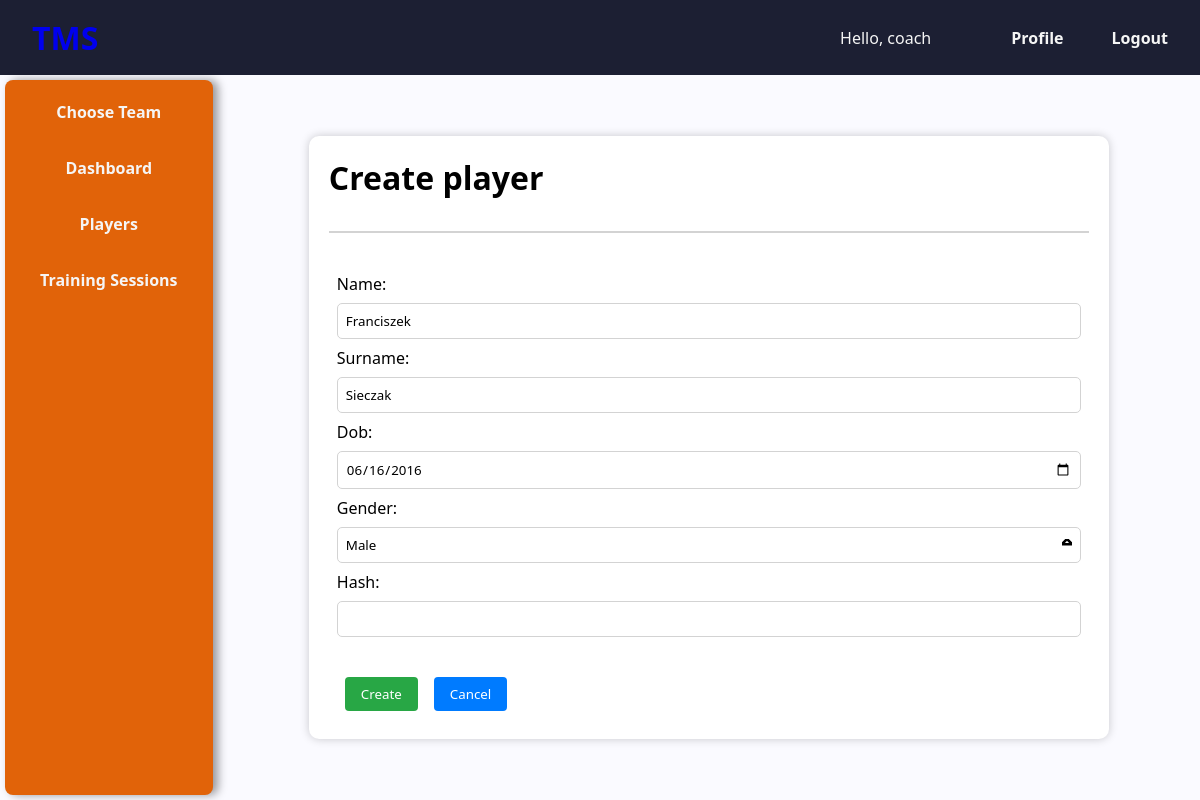
/coach/update_player/1 (signed in), run on the app's committed database.
### user/models.py (models this page shows)
class User(AbstractUser):
    class Meta:
        db_table = 'auth_user'
    COACH = 'Coach'
    PARENT = 'Parent'
    PLAYER = 'Player'
    ROLE_CHOICES = [
        (COACH, 'Coach'),
        (PARENT, 'Parent'),
        (PLAYER, 'Player'),
    ]
    role = models.CharField(
        max_length=20,
        choices=ROLE_CHOICES,
        default=PLAYER,
        null=True,
    )
    current_team = models.ForeignKey('coach.Team', on_delete=models.SET_NULL, null=True)

### coach/models.py (models this page shows, shortened)
class Player(models.Model):
    GENDER_CHOICES = (
        ('M', 'Male'),
        ('F', 'Female'),
    )
    name = models.CharField(max_length=200, null=True)
    surname = models.CharField(max_length=200, null=True)
    dob = models.DateField(null=True)
    gender = models.CharField(max_length=200, null=True, choices=GENDER_CHOICES)
    team = models.ForeignKey(Team, on_delete=models.SET_NULL, null=True)
    hash = models.CharField(max_length=200, null=True)

### coach/decorators.py (the view)
		def wrapper_func(request, *args, **kwargs):
			role = request.user.role
			if role in allowed_roles:
				return view_func(request, *args, **kwargs)
			else:
				return HttpResponse('You are not authorized to view this page')

### coach/forms.py
class PlayerForm(ModelForm):
    class Meta:
        model = Player
        fields = '__all__'
        exclude = ['team']
        widgets = {
            'dob': forms.DateInput(attrs={'type': 'date'}),
        }

### coach/views.py (called while the page is built)
@login_required(login_url='login')
@allowed_users(allowed_roles=['Coach'])
def update_player(request, player_id):
    player = Player.objects.get(id=player_id)
    if request.method == 'POST':
        form = PlayerForm(request.POST, instance=player)
        if form.is_valid():
            form.save()
            return redirect('players')
    form = PlayerForm(instance=player)
    context = {
        'form': form
    }
    return render(request, 'coach/player_form.html', context)

### coach/templates/coach/player_form.html (shortened to what this page needs)
{% extends 'coach/base.html' %}
{% block content %}
<div class="frame">
    <div class="content-card">
        <h1>Create player</h1>
        <div class="title-divider"></div>
        <form action="" method="post">
            {{form}}
            <div class="action-bar">
                <input type="submit" name="submit" class="btn-create" value="Create">
                <a href="{% url 'players' %}"><button type="button" class="btn-info">Cancel</button></a>
            </div>
        </form>
    </div>
</div>
{% endblock content %}

### coach/templates/coach/navigation.html
<nav>
    <h1><a href="{% url 'dashboard' %}">TMS</a></h1>
    <ul>
        <p>Hello, {{ user.username }}</p>
        <li><a href="{% url 'profile' %}"><button>Profile</button></a></li>
        <li><a href="{% url 'logout' %}"><button>Logout</button></a></li>
    </ul>
</nav>

### static/css/main.css (style rules this page uses)
* { margin: 0; padding: 0; font-family: 'Segoe UI', Tahoma, Geneva, Verdana, sans-serif; box-sizing: border-box; }
body { background-color: var(--accent-color-2); display: flex; flex-direction: column; height: 100vh; }
.frame { width: 100%; height: 100%; padding: 1rem; display: flex; justify-content: center; align-items: center; }
.content-card { background-color: white; border-radius: 10px; box-shadow: 0 0 10px rgba(0, 0, 0, 0.2); padding: 20px; width: 100%; max-width: 800px; }
.title-divider { text-align: center; margin: 2rem 0; color: var(--dark-color); border: 0.5px solid lightgray; width: 100%; }
.content-card form { padding: 0.5rem; display: flex; flex-direction: column; gap: 0.5rem; }
.content-card form div:not(:last-child) { display: flex; flex-direction: column; align-items: flex-start; }
.content-card form div label { margin-bottom: 0.5rem; }
.content-card form div:not(:last-child) input { padding: 0.5rem; border-radius: 5px; border: 1px solid lightgray; width: 100%; }
.content-card form div select { padding: 0.5rem; border-radius: 5px; border: 1px solid lightgray; width: 100%; appearance: none; background-color: white; background-repeat: no-repeat; background-position: right 0.5rem center; background-size: 10px; transition: border-color 0.2s ease-in-out; }
.action-bar { padding: 2rem 0.5rem 0; display: flex; flex-direction: row; align-items: center; justify-content: flex-start; gap: 1rem; }

### static/css/common.css (style rules this page uses)
.btn-info { background-color: #007bff; color: #fff; border: none; padding: 8px 16px; border-radius: 4px; cursor: pointer; transition: background-color 0.3s ease; }
.btn-create { background-color: #28a745; color: #fff; border: none; padding: 8px 16px; border-radius: 4px; cursor: pointer; transition: background-color 0.3s ease; }

### static/css/colors.css (style rules this page uses)
:root { --primary-color: #1C1F33; --primary-color-light: #6b7de5; --secondary-color: #e16309; --secondary-color-dark: #FF5003; --secondary-color-light: #FF8E00; --secondary-color2: #EA767F; --accent-color-1: #F7D4BE; --accent-color-2: #fafaff; --light-color: whitesmoke; --dark-color: #0E0F19; }

### static/css/navigation.css (style rules this page uses)
nav { background-color: var(--primary-color); display: flex; justify-content: space-between; align-items: center; padding: 1rem 1rem; }
nav h1 { font-size: 2em; color: var(--primary-color); text-transform: uppercase; padding-left: 1rem; transition: all 0.2s ease-in-out; }
nav a { text-decoration: none; font-weight: bold; }
nav ul { display: flex; justify-content: space-between; align-items: center; list-style: none; }
nav li button { background-color: transparent; border: none; color: var(--light-color); font-weight: bold; font-size: 1rem; padding: 0.5rem 1rem; margin-left: 1em; transition: all 0.2s ease-in-out; }
nav p { color: var(--light-color); margin-right: 3rem; }

### data on the page
Player: name "Franciszek", surname "Sieczak", dob "06/16/2016", gender "Male"

### other printed values
{{ user.username }} "coach"
